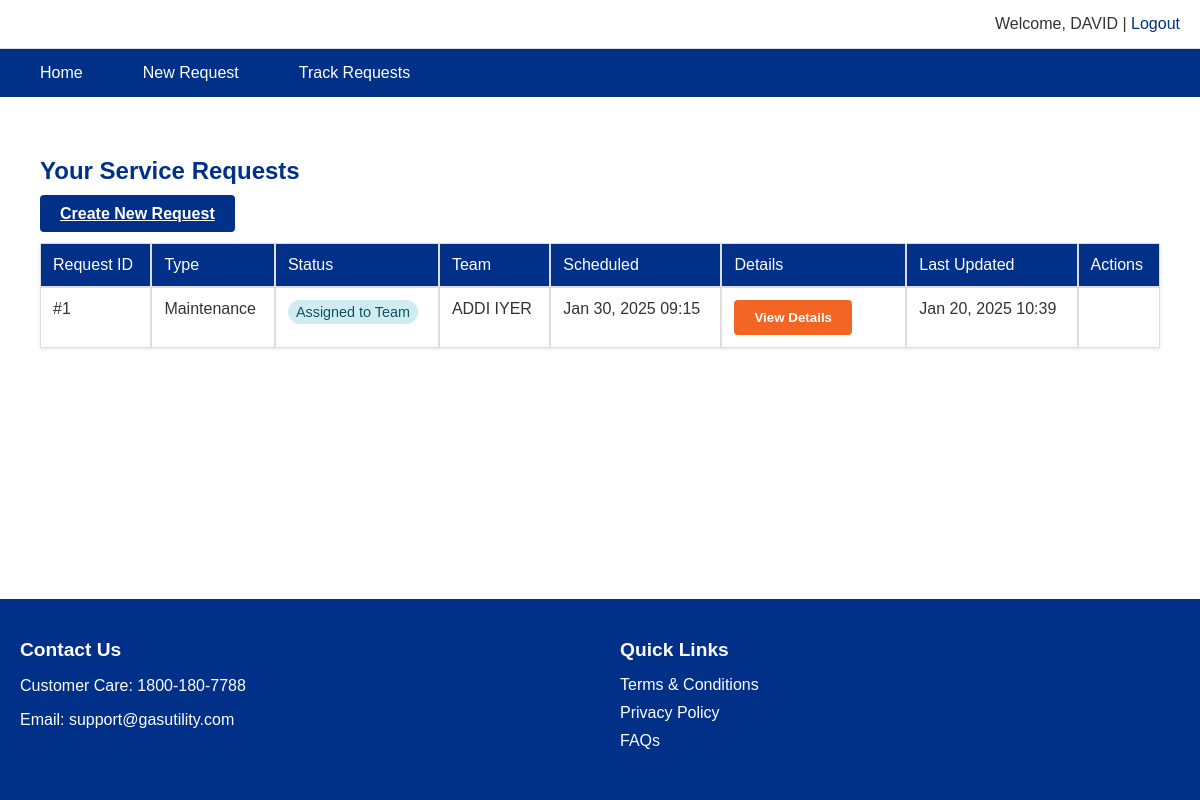
/services/track/ (signed in), run on the app's committed database.
### customerService/models.py (models this page shows, shortened)
class User(AbstractUser):
    phone = models.CharField(max_length=15, blank=True)
    address = models.TextField(blank=True)
    groups = models.ManyToManyField(
        'auth.Group',
        related_name='customerservice_user_set',
        blank=True,
        verbose_name='groups',
        help_text='The groups this user belongs to.',
    )
    user_permissions = models.ManyToManyField(
        'auth.Permission',
        related_name='customerservice_user_set',
        blank=True,
        verbose_name='user permissions',
        help_text='Specific permissions for this user.',
    )

class ServiceRequest(models.Model):
    TYPE_CHOICES = [
        ('repair', 'Repair'),
        ('installation', 'Installation'),
        ('maintenance', 'Maintenance'),
    ]
    STATUS_CHOICES = [
        ('pending', 'Pending'),
        ('in_progress', 'In Progress'),
        ('assigned', 'Assigned to Team'),
        ('scheduled', 'Scheduled'),
        ('completed', 'Completed'),
        ('cancelled', 'Cancelled'),
    ]
    user = models.ForeignKey(settings.AUTH_USER_MODEL, on_delete=models.CASCADE)
    request_type = models.CharField(max_length=20, choices=TYPE_CHOICES)
    description = models.TextField()
    attachment = models.FileField(upload_to='attachments/', blank=True, null=True)
    status = models.CharField(max_length=20, choices=STATUS_CHOICES, default='pending')
    status_notes = models.TextField(blank=True, help_text="Notes about status changes")
    assigned_team = models.CharField(max_length=100, blank=True)
    scheduled_date = models.DateTimeField(null=True, blank=True)
    created_at = models.DateTimeField(auto_now_add=True)
    updated_at = models.DateTimeField(auto_now=True)

### customerService/views.py (the view)
# urls.py: path('track/', views.track_requests, name='track_requests'),
@login_required
def track_requests(request):
    requests = ServiceRequest.objects.filter(user=request.user).order_by('-created_at')
    return render(request, 'track_requests.html', {'requests': requests})

### customerService/templates/track_requests.html (shortened to what this page needs)
{% extends 'base.html' %}
{% block content %}
<div class="requests-container">
    <h2>Your Service Requests</h2>
    <a href="{% url 'create_request' %}" class="btn btn-primary">Create New Request</a>
    {% if requests %}
        <table class="data-table">
            <thead>
                <tr>
                    <th>Request ID</th>
                    <th>Type</th>
                    <th>Status</th>
                    <th>Team</th>
                    <th>Scheduled</th>
                    <th>Details</th>
                    <th>Last Updated</th>
                    <th>Actions</th>
                </tr>
            </thead>
            <tbody>
                {% for request in requests %}
                    <tr>
                        <td>#{{ request.id }}</td>
                        <td>{{ request.get_request_type_display }}</td>
                        <td>
                            <span class="status-badge status-{{ request.status }}">
                                {{ request.get_status_display }}
                            </span>
                        </td>
                        <td>{{ request.assigned_team|default:"-" }}</td>
                        <td>
                            {% if request.scheduled_date %}
                                {{ request.scheduled_date|date:"M d, Y H:i" }}
                            {% else %}
                                Not scheduled
                            {% endif %}
                        </td>
                        <td class="details-cell">
                            <button onclick="toggleNotes({{ request.id }})" class="btn btn-secondary">
                                View Details
                            </button>
                        </td>
                        <td>{{ request.updated_at|date:"M d, Y H:i" }}</td>
                        <td>
                        </td>
                    </tr>
                {% endfor %}
            </tbody>
        </table>
    {% else %}
        <div class="no-requests">
            <p>You haven't submitted any requests yet.</p>
            <a href="{% url 'create_request' %}" class="btn btn-primary">Create Your First Request</a>
        </div>
    {% endif %}
</div>
{% endblock %}

### customerService/templates/base.html (shortened to what this page needs)
{% load static %}
<!DOCTYPE html>
<html>
<head>
    <link rel="stylesheet" href="{% static 'css/style.css' %}">
</head>
<body>
    <div class="page-wrapper">
        <header class="header">
            <div class="user-menu">
                {% if user.is_authenticated %}
                    Welcome, {{ user.username }} |
                    <a href="{% url 'logout' %}">Logout</a>
                {% else %}
                    <a href="{% url 'login' %}">Login</a> |
                    <a href="{% url 'register' %}">Register</a>
                {% endif %}
            </div>
        </header>
        <nav class="nav-tabs">
            <ul>
                <li><a href="{% url 'home' %}">Home</a></li>
                {% if user.is_authenticated %}
                    <li><a href="{% url 'create_request' %}">New Request</a></li>
                    <li><a href="{% url 'track_requests' %}">Track Requests</a></li>
                {% endif %}
            </ul>
        </nav>
        <main class="content">
            {% block content %}
            {% endblock %}
        </main>
        <footer class="footer">
            <div class="footer-grid">
                <div class="contact-info">
                    <h3>Contact Us</h3>
                    <p>Customer Care: 1800-180-7788</p>
                    <p>Email: support@gasutility.com</p>
                </div>
                <div class="quick-links">
                    <h3>Quick Links</h3>
                    <ul>
                        <li><a href="#">Terms & Conditions</a></li>
                        <li><a href="#">Privacy Policy</a></li>
                        <li><a href="#">FAQs</a></li>
                    </ul>
                </div>
            </div>
        </footer>
    </div>
</body>
</html>

### customerService/static/css/style.css (style rules this page uses)
:root { --primary-color: #003087; --secondary-color: #f26522; --text-color: #333; --light-gray: #f5f5f5; --border-color: #ddd; }
html, body { height: 100%; margin: 0; padding: 0; }
.page-wrapper { min-height: 100vh; display: flex; flex-direction: column; }
body { font-family: Arial, sans-serif; color: var(--text-color); }
.header { background-color: white; padding: 15px 20px; border-bottom: 1px solid var(--border-color); }
.user-menu { text-align: right; }
.user-menu a { color: var(--primary-color); text-decoration: none; }
.nav-tabs { background-color: var(--primary-color); padding: 0 20px; }
.nav-tabs ul { list-style: none; margin: 0; padding: 0; display: flex; gap: 20px; }
.nav-tabs li { margin: 0; }
.nav-tabs a { display: block; color: white; text-decoration: none; padding: 15px 20px; }
.content { flex: 1 0 auto; padding: 20px; width: 100%; max-width: 1200px; margin: 0 auto; box-sizing: border-box; }
.footer { flex-shrink: 0; background-color: var(--primary-color); color: white; padding: 40px 20px; margin-top: auto; }
.footer-grid { max-width: 1200px; margin: 0 auto; display: grid; grid-template-columns: repeat(auto-fit, minmax(250px, 1fr)); gap: 40px; }
.footer h3 { margin-top: 0; margin-bottom: 15px; font-size: 1.2em; }
.footer ul { list-style: none; padding: 0; margin: 0; }
.footer li { margin-bottom: 10px; }
.footer a { color: white; text-decoration: none; }
.btn { padding: 10px 20px; border: none; border-radius: 4px; cursor: pointer; font-weight: bold; }
.btn-primary { background-color: var(--primary-color); color: white; }
.btn-secondary { background-color: var(--secondary-color); color: white; }
.data-table { width: 100%; border-collapse: separate; border-spacing: 0; margin: 20px 0; }
.data-table th, .data-table td { padding: 12px; border: 1px solid var(--border-color); text-align: left; }
.data-table th { background-color: var(--light-gray); }
.status-badge { padding: 4px 8px; border-radius: 12px; font-size: 0.9em; }
.requests-container { max-width: 1200px; margin: 40px auto; padding: 0 20px; }
.requests-container h2 { color: var(--primary-color); margin-bottom: 20px; }
.status-badge { display: inline-block; padding: 4px 8px; border-radius: 12px; font-size: 0.9em; font-weight: 500; }
.status-badge.status-assigned { background-color: #d1ecf1; color: #0c5460; }
.data-table { background-color: white; box-shadow: 0 1px 3px rgba(0,0,0,0.1); }
.data-table th { background-color: var(--primary-color); color: white; font-weight: 500; }
.details-cell { position: relative; min-width: 150px; }
.data-table td { vertical-align: top; padding: 12px; position: relative; }

### data on the page
User: username "DAVID"
ServiceRequest: id "1", request_type "Maintenance", status "Assigned to Team", assigned_team "ADDI IYER", scheduled_date "Jan 30, 2025 09:15", updated_at "Jan 20, 2025 10:39"
